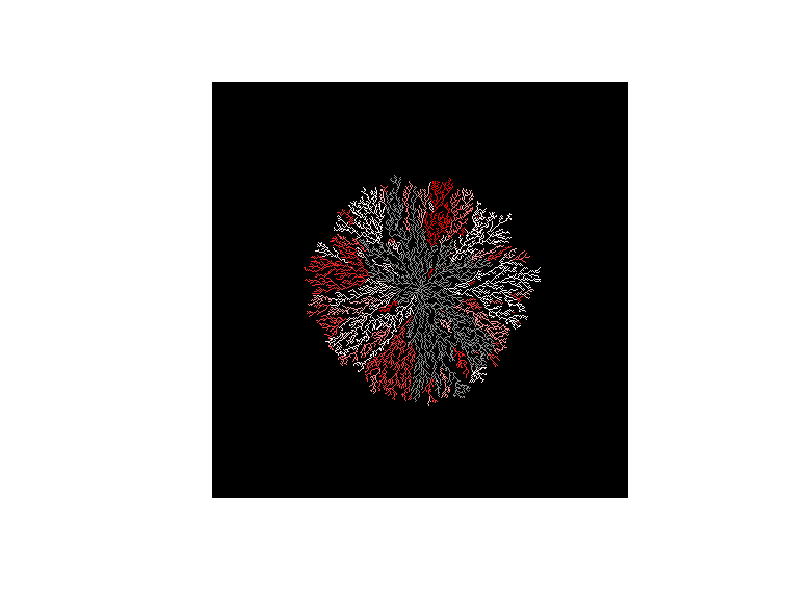

Write R code to recreate this figure.
D <- 400 # Diâmetro do círculo
loops <- 10000 # Pontos no círculo
passo <- 1 # Distância percorrida por cada passo do ponto em direção ao centro gravitacional.

# Consequence
m <- matrix(rep(0, D^2), nrow=D)
#m2 <- matrix(rep(0, D^2), nrow=D) # matrix auxiliar
r <- D*0.4
atual_i <- D/2
atual_j <- D/2
m[atual_i, atual_j] <- 1 # Indica o primeiro centro de massa
vetor_i <- 0
vetor_j <- 0
blow <- 1

for(counts in 1:loops){
  
  # Armazena as coordenadas do ponto em uma lista cumulativa, para cálculo do centro de massa
  #vetor_i[counts] <- atual_i
  #vetor_j[counts] <- atual_j
  
  # Determina posição no círculo, em graus radianos adaptados (/pi)
  posic <- runif(1)*2
  
  # Calcula posição relativa, em relação ao centro do círculo
  #atual_i <- sinpi(posic)*r 
  #atual_j <- cospi(posic)*r 
  # Posiciona o ponto no local aproximado (ceiling)
  # m2[(atual_i <- D/2 - sinpi(posic)*r), (atual_j <- D/2 - cospi(posic)*r)] <- 1
  atual_i <- D/2 - sinpi(posic)*r
  atual_j <- D/2 - cospi(posic)*r
  
  # Centro de massa ---> i = sum(vetor_i)/length(vetor_i); j = sum(vetor_j)/length(vetor_j)
  # m2[ceiling(sum(vetor_i)/length(vetor_i)), ceiling(sum(vetor_j)/length(vetor_j))] <- 1 # Centro de massa
  
  repeat{
    
    # Anda um passo de "passo" unidades em direção ao centro de massa
    # Fórmula de plano cartesiano: ix = i1 + (i2-i1)*passo/sqrt((j2-j1)^2 + (i2-i1)^2) // Considerar i2,j2 = centro de massa
    #atual_i <- atual_i + (sum(vetor_i)/length(vetor_i)-atual_i)*passo/sqrt((sum(vetor_j)/length(vetor_j)-atual_j)^2 + (sum(vetor_i)/length(vetor_i)-atual_i)^2)
    #atual_j <- atual_j + (sum(vetor_j)/length(vetor_j)-atual_j)*passo/sqrt((sum(vetor_i)/length(vetor_i)-atual_i)^2 + (sum(vetor_j)/length(vetor_j)-atual_j)^2)
    
    atual_i <- atual_i + (D/2 - atual_i)*passo/sqrt((D/2-atual_j)^2 + (D/2-atual_i)^2)
    atual_j <- atual_j + (D/2 - atual_j)*passo/sqrt((D/2-atual_i)^2 + (D/2-atual_j)^2)
      
    # Registrar o passo na matriz auxiliar
    #m2[(atual_i), (atual_j)] <- 1
    
    # Parar se chegar próximo a um ponto adjacente e registrar na matrix original
    if(any(m[(atual_i-1):(atual_i+1), (atual_j-1):(atual_j+1)]>=1)){
      twist <- sample(c(0,1), 1, prob=c(100, 1))
      if(twist == 0){
        m[(atual_i), (atual_j)] <- max(m[(atual_i-1):(atual_i+1), (atual_j-1):(atual_j+1)])
      } else {
        m[(atual_i), (atual_j)] <- sample(2:200, 1)
        # m[(atual_i), (atual_j)] <- 10^blow; blow <- blow + 1 # Usar em conjunto com a gravidade ativada
      }
      break
    }
  }
}

colfunc <- colorRampPalette(c("black", "white", "red"), bias = 7.5)
#image(t(apply(m, 2, rev)), asp = 1, axes=FALSE, col = c("black", "white"))
image(t(apply(m, 2, rev)), asp = 1, axes=FALSE, col = colfunc(300))
